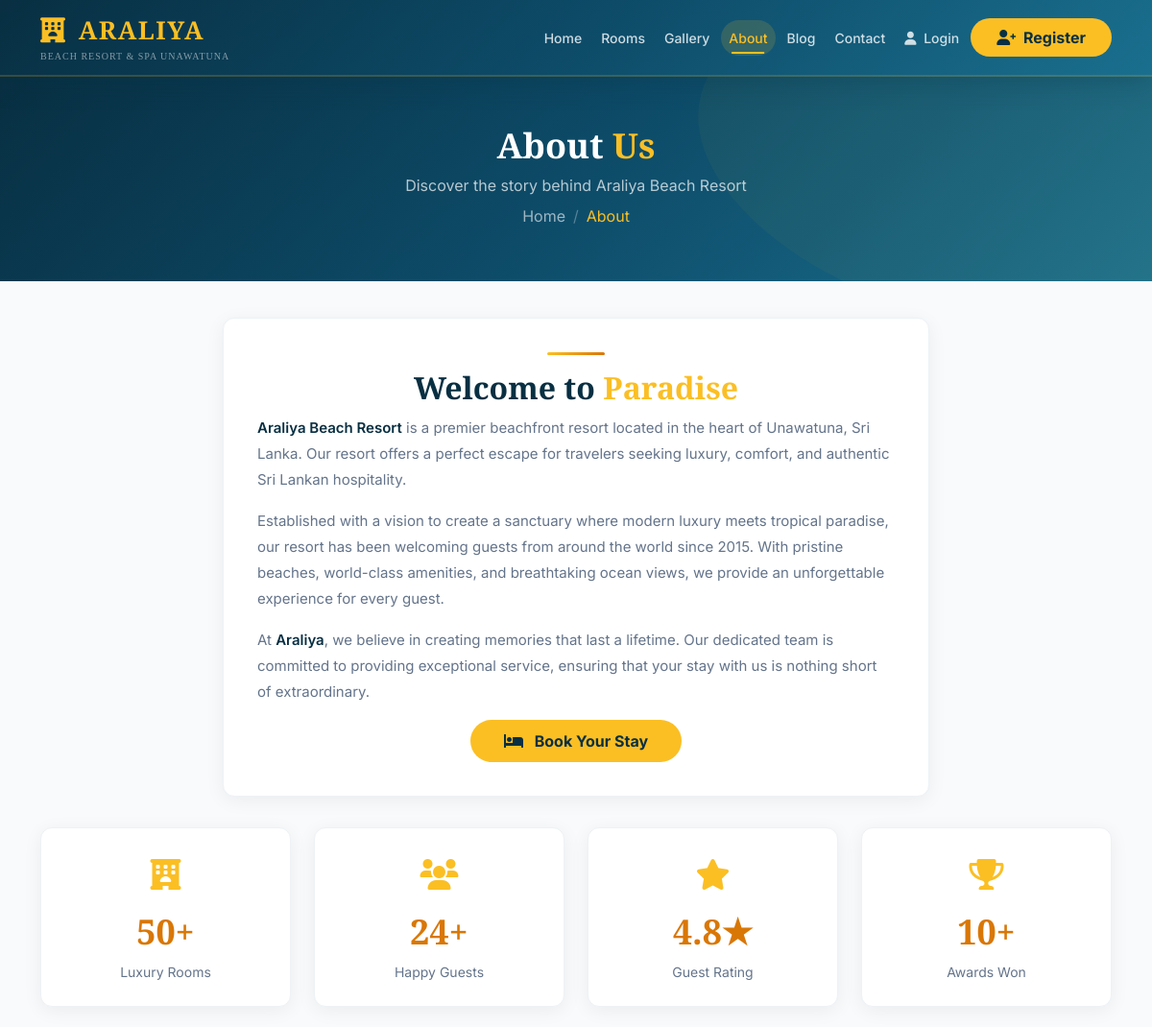
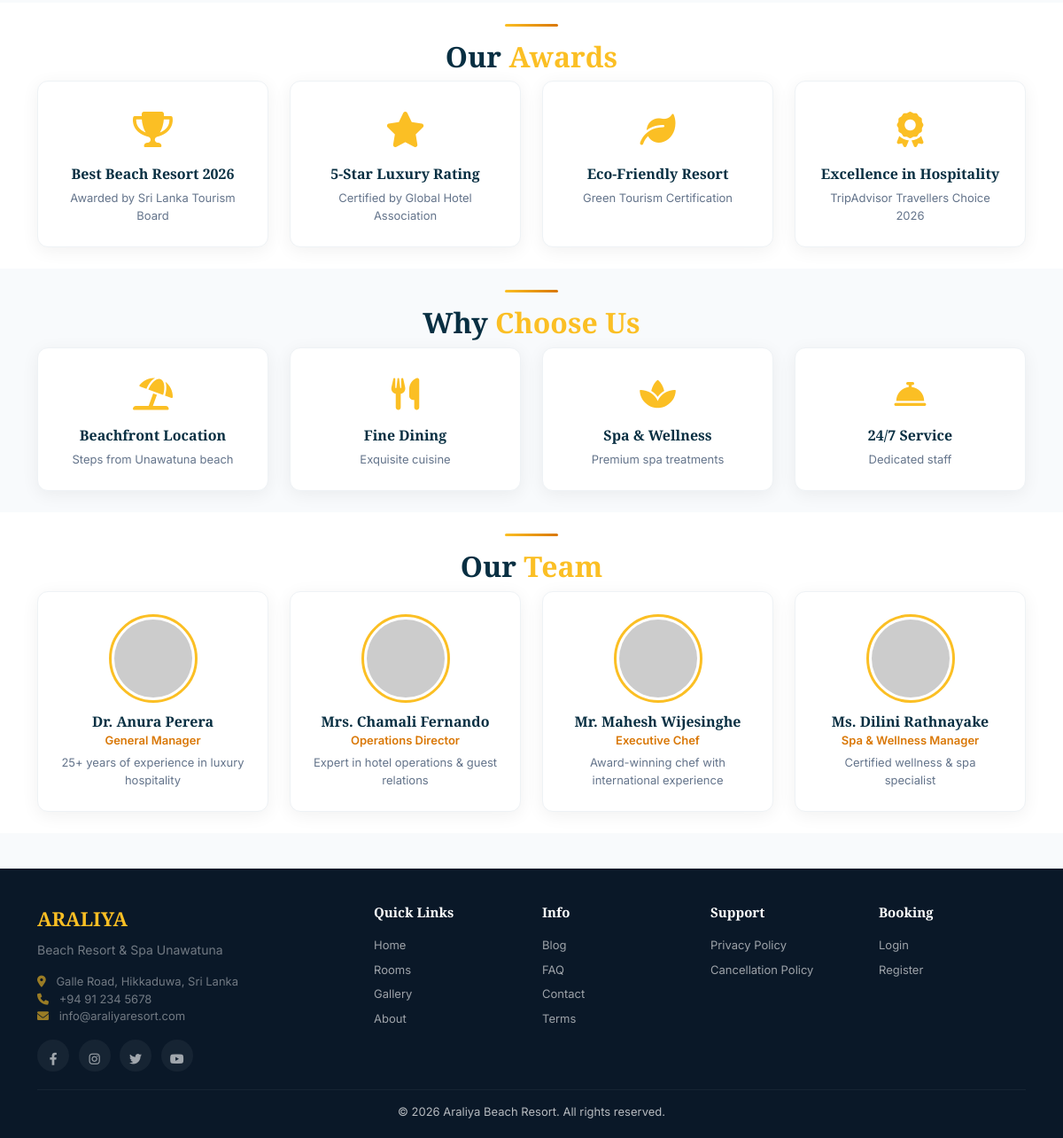
Screenshot of /public/about.php with the database file from the repository (2 pictures, top to bottom).
### tables this page shows
CREATE TABLE `hotel_settings` (
  `id` int(11) NOT NULL,
  `hotel_name` varchar(100) NOT NULL,
  `address` text NOT NULL,
  `phone` varchar(20) NOT NULL,
  `tax_percentage` decimal(5,2) DEFAULT 0.00,
  `service_charge_percentage` decimal(5,2) DEFAULT 0.00
);

### public/about.php (the view, shortened to what this page needs)
<?php
include '../includes/db.php';
$is_logged_in = isset($_SESSION['online_user_id']) && !empty($_SESSION['online_user_id']);
$logged_in_user = $is_logged_in ? $_SESSION['online_user_name'] : '';
$hotel = $conn->query("SELECT * FROM hotel_settings LIMIT 1")->fetch_assoc();
$hotel_name = isset($hotel['hotel_name']) ? $hotel['hotel_name'] : 'Araliya Beach Resort';
$hotel_phone = isset($hotel['phone']) ? $hotel['phone'] : '+94 91 234 5678';
$hotel_address = isset($hotel['address']) ? $hotel['address'] : 'Galle Road, Unawatuna, Sri Lanka';
$total_rooms = $conn->query("SELECT COUNT(*) as total FROM rooms")->fetch_assoc()['total'];
$total_guests = $conn->query("SELECT COUNT(DISTINCT guest_name) as total FROM reservations")->fetch_assoc()['total'];
$awards = array(
    array(
        'icon' => 'fa-trophy',
        'title' => 'Best Beach Resort 2026',
        'desc' => 'Awarded by Sri Lanka Tourism Board'
    ),
    array(
        'icon' => 'fa-star',
        'title' => '5-Star Luxury Rating',
        'desc' => 'Certified by Global Hotel Association'
    ),
    array(
        'icon' => 'fa-leaf',
        'title' => 'Eco-Friendly Resort',
        'desc' => 'Green Tourism Certification'
    ),
    array(
        'icon' => 'fa-award',
        'title' => 'Excellence in Hospitality',
        'desc' => 'TripAdvisor Travellers Choice 2026'
    )
);
$team = array(
    array(
        'name' => 'Dr. Anura Perera',
        'position' => 'General Manager',
        'image' => 'https://ui-avatars.com/api/?name=Dr.+Anura+Perera&background=0d4b68&color=fff&size=100',
        'bio' => '25+ years of experience in luxury hospitality'
    ),
    array(
        'name' => 'Mrs. Chamali Fernando',
        'position' => 'Operations Director',
        'image' => 'https://ui-avatars.com/api/?name=Chamali+Fernando&background=0d4b68&color=fff&size=100',
        'bio' => 'Expert in hotel operations & guest relations'
    ),
    array(
        'name' => 'Mr. Mahesh Wijesinghe',
        'position' => 'Executive Chef',
        'image' => 'https://ui-avatars.com/api/?name=Mahesh+Wijesinghe&background=0d4b68&color=fff&size=100',
        'bio' => 'Award-winning chef with international experience'
    ),
    array(
        'name' => 'Ms. Dilini Rathnayake',
        'position' => 'Spa & Wellness Manager',
        'image' => 'https://ui-avatars.com/api/?name=Dilini+Rathnayake&background=0d4b68&color=fff&size=100',
        'bio' => 'Certified wellness & spa specialist'
    )
);
?>
<!DOCTYPE html>
<html lang="en">
<head>
    <link href="https://cdn.jsdelivr.net/npm/bootstrap@5.3.0/dist/css/bootstrap.min.css" rel="stylesheet">
    <link rel="stylesheet" href="https://cdnjs.cloudflare.com/ajax/libs/font-awesome/6.0.0/css/all.min.css">
</head>
<body>
<nav class="navbar navbar-expand-lg navbar-custom">
    <div class="container">
        <a href="index.php" class="brand">
            <i class="fas fa-hotel me-1"></i> ARALIYA
            <span class="brand-sub">Beach Resort &amp; Spa Unawatuna</span>
        </a>
        <div class="collapse navbar-collapse" id="navbarNav">
            <ul class="navbar-nav ms-auto align-items-center gap-1">
                <li class="nav-item"><a href="index.php" class="nav-link">Home</a></li>
                <li class="nav-item"><a href="rooms.php" class="nav-link">Rooms</a></li>
                <li class="nav-item"><a href="gallery.php" class="nav-link">Gallery</a></li>
                <li class="nav-item"><a href="about.php" class="nav-link active">About</a></li>
                <li class="nav-item"><a href="blog.php" class="nav-link">Blog</a></li>
                <li class="nav-item"><a href="contact.php" class="nav-link">Contact</a></li>
                <?php if($is_logged_in): ?>
                    <li class="nav-item dropdown">
                        <a href="#" class="user-dropdown dropdown-toggle" data-bs-toggle="dropdown" aria-expanded="false">
                            <span class="user-avatar"><?php echo strtoupper(substr($logged_in_user, 0, 1)); ?></span>
                            <span><?php echo htmlspecialchars($logged_in_user); ?></span>
                        </a>
                        <ul class="dropdown-menu dropdown-menu-end">
                            <li><a class="dropdown-item" href="my_bookings.php"><i class="fas fa-list me-2"></i> My Bookings</a></li>
                            <li><a class="dropdown-item" href="profile.php"><i class="fas fa-user me-2"></i> Profile</a></li>
                            <li><hr class="dropdown-divider"></li>
                            <li><a class="dropdown-item text-danger" href="logout.php"><i class="fas fa-sign-out-alt me-2"></i> Logout</a></li>
                        </ul>
                    </li>
                <?php else: ?>
                    <li class="nav-item"><a href="login.php" class="nav-link"><i class="fas fa-user me-1"></i> Login</a></li>
                    <li class="nav-item"><a href="register.php" class="btn-book-now-nav"><i class="fas fa-user-plus me-1"></i> Register</a></li>
                <?php endif; ?>
            </ul>
        </div>
    </div>
</nav>
<section class="page-hero">
    <div class="container">
        <h1>About <span>Us</span></h1>
        <p>Discover the story behind <?php echo $hotel_name; ?></p>
        <nav aria-label="breadcrumb">
            <ol class="breadcrumb">
                <li class="breadcrumb-item"><a href="index.php">Home</a></li>
                <li class="breadcrumb-item active">About</li>
            </ol>
        </nav>
    </div>
</section>
<section class="py-2">
    <div class="container">
        <div class="row g-4">
            <div class="col-lg-8 mx-auto">
                <div class="about-content">
                    <div class="text-center">
                        <div class="section-divider"></div>
                        <h2 class="section-title">Welcome to <span class="highlight">Paradise</span></h2>
                    </div>
                    <p>
                        <span class="highlight-text"><?php echo $hotel_name; ?></span> is a premier beachfront resort located in the heart of
                        Unawatuna, Sri Lanka. Our resort offers a perfect escape for travelers seeking luxury, comfort, and
                        authentic Sri Lankan hospitality.
                    </p>
                    <p>
                        Established with a vision to create a sanctuary where modern luxury meets tropical paradise,
                        our resort has been welcoming guests from around the world since 2015. With pristine beaches,
                        world-class amenities, and breathtaking ocean views, we provide an unforgettable experience
                        for every guest.
                    </p>
                    <p>
                        At <span class="highlight-text">Araliya</span>, we believe in creating memories that last a lifetime.
                        Our dedicated team is committed to providing exceptional service, ensuring that your stay with
                        us is nothing short of extraordinary.
                    </p>
                    <div class="text-center mt-3">
                        <a href="rooms.php" class="btn btn-primary" style="background: var(--gold); border: none; color: var(--primary-dark); font-weight:700; padding:10px 35px; border-radius:25px; transition: var(--transition);">
                            <i class="fas fa-bed me-2"></i> Book Your Stay
                        </a>
                    </div>
                </div>
            </div>
        </div>
    </div>
</section>
<section class="py-4">
    <div class="container">
        <div class="row g-4">
            <div class="col-md-3 col-6">
                <div class="stat-box">
                    <div class="icon"><i class="fas fa-hotel"></i></div>
                    <div class="number"><?php echo $total_rooms; ?>+</div>
                    <div class="label">Luxury Rooms</div>
                </div>
            </div>
            <div class="col-md-3 col-6">
                <div class="stat-box">
                    <div class="icon"><i class="fas fa-users"></i></div>
                    <div class="number"><?php echo $total_guests; ?>+</div>
                    <div class="label">Happy Guests</div>
                </div>
            </div>
            <div class="col-md-3 col-6">
                <div class="stat-box">
                    <div class="icon"><i class="fas fa-star"></i></div>
                    <div class="number">4.8★</div>
                    <div class="label">Guest Rating</div>
                </div>
            </div>
            <div class="col-md-3 col-6">
                <div class="stat-box">
                    <div class="icon"><i class="fas fa-trophy"></i></div>
                    <div class="number">10+</div>
                    <div class="label">Awards Won</div>
                </div>
            </div>
        </div>
    </div>
</section>
<section class="py-4" style="background: var(--white);">
    <div class="container">
        <div class="text-center">
            <div class="section-divider"></div>
            <h2 class="section-title">Our <span class="highlight">Awards</span></h2>
        </div>
        <div class="row g-4">
            <?php foreach($awards as $award): ?>
                <div class="col-md-3 col-6">
                    <div class="award-box">
                        <div class="icon"><i class="fas <?php echo $award['icon']; ?>"></i></div>
                        <h6><?php echo $award['title']; ?></h6>
                        <p><?php echo $award['desc']; ?></p>
                    </div>
                </div>
            <?php endforeach; ?>
        </div>
    </div>
</section>
<section class="py-4">
    <div class="container">
        <div class="text-center">
            <div class="section-divider"></div>
            <h2 class="section-title">Why <span class="highlight">Choose Us</span></h2>
        </div>
        <div class="row g-4">
            <div class="col-md-3 col-6">
                <div class="why-box">
                    <div class="icon"><i class="fas fa-umbrella-beach"></i></div>
                    <h6>Beachfront Location</h6>
                    <p>Steps from Unawatuna beach</p>
                </div>
            </div>
            <div class="col-md-3 col-6">
                <div class="why-box">
                    <div class="icon"><i class="fas fa-utensils"></i></div>
                    <h6>Fine Dining</h6>
                    <p>Exquisite cuisine</p>
                </div>
            </div>
            <div class="col-md-3 col-6">
                <div class="why-box">
                    <div class="icon"><i class="fas fa-spa"></i></div>
                    <h6>Spa & Wellness</h6>
                    <p>Premium spa treatments</p>
                </div>
            </div>
            <div class="col-md-3 col-6">
                <div class="why-box">
                    <div class="icon"><i class="fas fa-concierge-bell"></i></div>
                    <h6>24/7 Service</h6>
                    <p>Dedicated staff</p>
                </div>
            </div>
        </div>
    </div>
</section>
<section class="py-4" style="background: var(--white);">
    <div class="container">
        <div class="text-center">
            <div class="section-divider"></div>
            <h2 class="section-title">Our <span class="highlight">Team</span></h2>
        </div>
        <div class="row g-4">
            <?php foreach($team as $member): ?>
                <div class="col-md-3 col-6">
                    <div class="team-card">
                        <div class="avatar">
                            <img src="<?php echo $member['image']; ?>" alt="<?php echo $member['name']; ?>">
                        </div>
                        <h6><?php echo $member['name']; ?></h6>
                        <div class="position"><?php echo $member['position']; ?></div>
                        <div class="bio"><?php echo $member['bio']; ?></div>
                    </div>
                </div>
            <?php endforeach; ?>
        </div>
    </div>
</section>
<footer class="footer">
    <div class="container">
        <div class="row g-4">
            <div class="col-lg-4">
                <div class="brand">ARALIYA</div>
                <p style="font-size: 14px; opacity: 0.6; margin-top: 8px;">Beach Resort &amp; Spa Unawatuna</p>
                <p style="font-size: 13px; opacity: 0.6;">
                    <i class="fas fa-map-marker-alt me-2" style="color: var(--gold);"></i> <?php echo $hotel_address; ?><br>
                    <i class="fas fa-phone me-2" style="color: var(--gold);"></i> <?php echo $hotel_phone; ?><br>
                    <i class="fas fa-envelope me-2" style="color: var(--gold);"></i> info@araliyaresort.com
                </p>
                <div class="social">
                    <a href="#"><i class="fab fa-facebook-f"></i></a>
                    <a href="#"><i class="fab fa-instagram"></i></a>
                    <a href="#"><i class="fab fa-twitter"></i></a>
                    <a href="#"><i class="fab fa-youtube"></i></a>
                </div>
            </div>
            <div class="col-lg-2 col-6">
                <h5>Quick Links</h5>
                <a href="index.php">Home</a>
                <a href="rooms.php">Rooms</a>
                <a href="gallery.php">Gallery</a>
                <a href="about.php">About</a>
            </div>
            <div class="col-lg-2 col-6">
                <h5>Info</h5>
                <a href="blog.php">Blog</a>
                <a href="faq.php">FAQ</a>
                <a href="contact.php">Contact</a>
                <a href="terms.php">Terms</a>
            </div>
            <div class="col-lg-2 col-6">
                <h5>Support</h5>
                <a href="privacy.php">Privacy Policy</a>
                <a href="#">Cancellation Policy</a>
            </div>
            <div class="col-lg-2 col-6">
                <h5>Booking</h5>
                <a href="login.php">Login</a>
                <a href="register.php">Register</a>
            </div>
        </div>
        <div class="footer-bottom">
            <p class="mb-0">&copy; <?php echo date('Y'); ?> <?php echo $hotel_name; ?>. All rights reserved.</p>
        </div>
    </div>
</footer>
</body>
</html>

### rows the page displays
hotel_settings: hotel_name "Araliya Beach Resort", address "Galle Road, Hikkaduwa, Sri Lanka", phone "+94 91 234 5678"

### other values shown
$total_rooms "50"
$total_guests "24"
$award['title'] "Best Beach Resort 2026"
$award['desc'] "Awarded by Sri Lanka Tourism Board"
$award['title'] "5-Star Luxury Rating"
$award['desc'] "Certified by Global Hotel Association"
$award['title'] "Eco-Friendly Resort"
$award['desc'] "Green Tourism Certification"
$award['title'] "Excellence in Hospitality"
$award['desc'] "TripAdvisor Travellers Choice 2026"
$member['name'] "Dr. Anura Perera"
$member['position'] "General Manager"
$member['bio'] "25+ years of experience in luxury hospitality"
$member['name'] "Mrs. Chamali Fernando"
$member['position'] "Operations Director"
